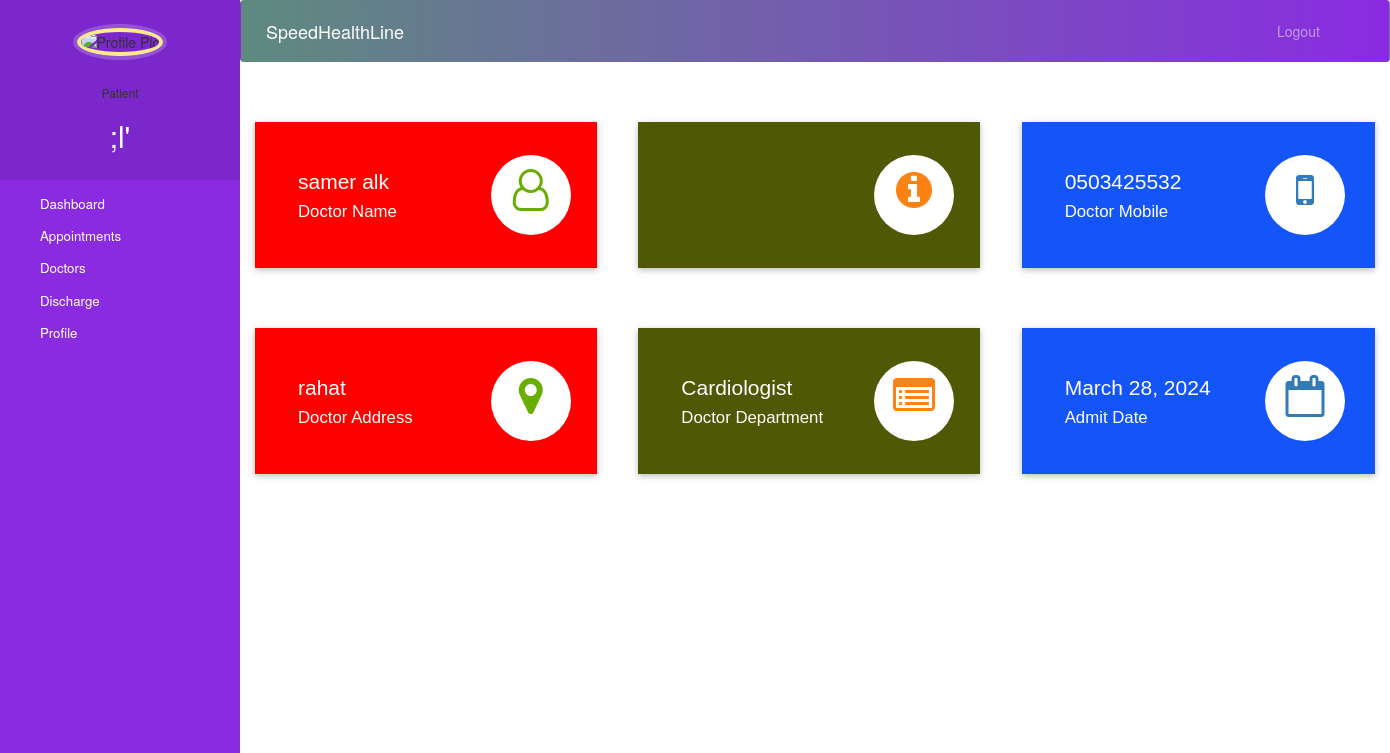
The page /patient-dashboard (signed in) on the database its author committed.
### core/models.py (models this page shows, shortened)
class Doctor(models.Model):
    user=models.OneToOneField(User,on_delete=models.CASCADE)
    profile_pic= models.ImageField(upload_to='profile_pic/DoctorProfilePic/',null=True,blank=True)
    address = models.CharField(max_length=40)
    mobile = models.CharField(max_length=20, null=False, default='0123456789')
    department= models.CharField(max_length=50,choices=departments,default='Cardiologist')
    status=models.BooleanField(default=True)
    @property
    def get_name(self):
        return self.user.first_name+" "+self.user.last_name

class Patient(models.Model):
    user=models.OneToOneField(User,on_delete=models.CASCADE)
    mobile = models.CharField(max_length=20,null=False)
    assignedDoctorId = models.PositiveIntegerField(null=True)
    admitDate=models.DateField(auto_now=True)
    status=models.BooleanField(default=True)
    address = models.CharField(max_length=255, default="", blank=True)

### core/views.py (the view)
# urls.py: path('patient-dashboard', patient_dashboard, name='patient-dashboard'),
@login_required(login_url='Userlogin')
@user_passes_test(is_patient)
def patient_dashboard(request):
    patient = models.Patient.objects.get(user_id=request.user.id)
    doctor = models.Doctor.objects.get(user_id=patient.assignedDoctorId)
    mydict = {
        'patient': patient,
        'doctorName': doctor.get_name,
        'doctorMobile': doctor.mobile,
        'doctorAddress': doctor.address,
        'doctorDepartment': doctor.department,
        'admitDate': patient.admitDate,
    }
    return render(request, 'patient_dashboard.html', context=mydict)

### core/views.py (called while the page is built)
def is_patient(user):
    return user.groups.filter(name='PATIENT').exists()

### templates/patient_dashboard.html
{% extends 'patient_base.html' %}
{% load static %}
{% block content %}
{%include 'patient_dashboard_cards.html'%}
<br><br><br><br>
{% endblock content %}

### templates/patient_base.html (shortened to what this page needs)
<!DOCTYPE html>
{% load static %}
<html lang="en">
<head>
  <link rel="stylesheet" href="https://stackpath.bootstrapcdn.com/bootstrap/4.3.1/css/bootstrap.min.css">
  <link rel="stylesheet" href="https://maxcdn.bootstrapcdn.com/font-awesome/4.7.0/css/font-awesome.min.css">
</head>
<body>
  <nav class="menu" tabindex="0">
    <header class="avatar">
      <img src="{% static patient.profile_pic.url %}" alt="Profile Pic" />
      <br><br>
      <h6>Patient</h6>
      <h2>{{request.user.first_name}}</h2>
    </header>
    <ul>
      <li tabindex="0" class="icon-dashboard"> <a style="color:white; text-decoration:none;" href="/patient-dashboard"><span>Dashboard</span></a> </li>
      <li tabindex="0" class="icon-calendar"> <a style="color:white; text-decoration:none;" href="/patient-appointment"><span>Appointments</span></a></li>
      <li tabindex="0" class="icon-users"> <a style="color:white; text-decoration:none;" href="/patient-doctor"><span>Doctors</span></a></li>
      <li tabindex="0" class="icon-users"> <a style="color:white; text-decoration:none;" href="/patient-discharge"><span>Discharge</span></a></li>
      <li tabindex="0" class="icon-calendar"> <a style="color:white; text-decoration:none;" href="/patient-profile"><span>Profile</span></a></li>
    </ul>
  </nav>
  <main>
    <div class="bs-example">
<nav class="navbar navbar-expand-md navbar-dark fixed-top" style="background: linear-gradient(to right, #5E8B7E, #8A2BE2);">        <a href="/patient-dashboard" class="navbar-brand">SpeedHealthLine</a>
        <div class="collapse navbar-collapse justify-content-between" id="navbarCollapse">
          <div class="navbar-nav" style=" margin-left: 90%;">
            <a href="/logout" class="nav-item nav-link">Logout</a>
          </div>
        </div>
      </nav>
    </div>
    <br><br>
    {% block content %}
    {% endblock content %}
    <br><br><br><br><br><br><br>
    <footer>
      <br>
      <div class="container">
        <div class="row">
          <div class="col-md-12 col-sm-12">
          </div>
        </div>
      </div>
    </footer>
  </main>
</body>
</html>

### templates/patient_dashboard_cards.html (shortened to what this page needs)
<!DOCTYPE html>
<html lang="en" dir="ltr">
<head>
  <link rel="stylesheet" href="https://maxcdn.bootstrapcdn.com/bootstrap/3.4.1/css/bootstrap.min.css">
  <link rel="stylesheet" href="https://cdnjs.cloudflare.com/ajax/libs/font-awesome/4.7.0/css/font-awesome.min.css">
</head>
<body>
  <div class="market-updates">
    <div class="col-md-4 market-update-gd">
      <div class="market-update-block clr-block-1">
        <div class="col-md-8 market-update-left">
          <h3>{{doctorName}}</h3>
          <h4>Doctor Name</h4>
        </div>
        <div class="col-md-4 market-update-right">
          <i class="fa fa-user-o"> </i>
        </div>
        <div class="clearfix"> </div>
      </div>
    </div>
    <div class="col-md-4 market-update-gd">
      <div class="market-update-block clr-block-2">
        <div class="col-md-8 market-update-left">
        </div>
        <div class="col-md-4 market-update-right">
          <i class="fa fa-info-circle"></i>
        </div>
        <div class="clearfix"> </div>
      </div>
    </div>
    <div class="col-md-4 market-update-gd">
      <div class="market-update-block clr-block-3">
        <div class="col-md-8 market-update-left">
          <h3>{{doctorMobile}}</h3>
          <h4>Doctor Mobile</h4>
        </div>
        <div class="col-md-4 market-update-right">
          <i class="fa fa-mobile" aria-hidden="true"></i>
        </div>
        <div class="clearfix"> </div>
      </div>
    </div>
  </div>
  <br><br><br>
  <div class="market-updates">
    <div class="col-md-4 market-update-gd">
      <div class="market-update-block clr-block-1">
        <div class="col-md-8 market-update-left">
          <h3>{{doctorAddress}}</h3>
          <h4>Doctor Address</h4>
        </div>
        <div class="col-md-4 market-update-right">
          <i class="fa fa-map-marker"> </i>
        </div>
        <div class="clearfix"> </div>
      </div>
    </div>
    <div class="col-md-4 market-update-gd">
      <div class="market-update-block clr-block-2">
        <div class="col-md-8 market-update-left">
          <h3>{{doctorDepartment}}</h3>
          <h4>Doctor Department</h4>
        </div>
        <div class="col-md-4 market-update-right">
          <i class="fa fa-list-alt"></i>
        </div>
        <div class="clearfix"> </div>
      </div>
    </div>
    <div class="col-md-4 market-update-gd">
      <div class="market-update-block clr-block-3">
        <div class="col-md-8 market-update-left">
          <h3>{{admitDate}}</h3>
          <h4>Admit Date</h4>
        </div>
        <div class="col-md-4 market-update-right">
          <i class="fa fa-calendar-o" aria-hidden="true"></i>
        </div>
        <div class="clearfix"> </div>
      </div>
    </div>
  </div>
</body>
</html>

### templates/patient_base.html (style rules this page uses)
a:link { text-decoration: none; color: #8a2be2; }
.fa { font-size: 23px; width: 60px; text-align: center; text-decoration: none; margin: 5px 2px; border-radius: 50%; }
body { padding-left: 240px; background-color: #f8f8ff; background-repeat: no-repeat; background-position: center center; background-attachment: fixed; background-size: cover; }
main { position: relative; height: 100vh; }
.menu { background: #8a2be2; height: 100vh; width: 240px; position: fixed; top: 0px; left: 0; z-index: 5; outline: none; }
.menu .avatar { background: rgba(0, 0, 0, 0.1); padding: 2em 0.5em; text-align: center; }
.menu .avatar img { width: 100px; border-radius: 50%; overflow: hidden; border: 4px solid #ffea92; box-shadow: 0 0 0 4px rgba(255, 255, 255, 0.2); }
.menu .avatar h2 { font-weight: normal; margin-bottom: 0; color: #fff; }
.menu ul { list-style: none; padding: 0.5em 0; margin: 0; }
.menu ul li { padding: 0.5em 1em 0.5em 3em; font-size: 0.95em; font-weight: lighter; background-repeat: no-repeat; background-position: left 15px center; background-size: auto 20px; transition: all 0.15s linear; cursor: pointer; color: #fff; }
.menu ul li.icon-dashboard { background-image: url("http://www.entypo.com/images//gauge.svg"); }
.menu ul li.icon-users { background-image: url("http://www.entypo.com/images//users.svg"); }
.menu ul li.icon-calendar { background-image: url("http://www.entypo.com/images//calendar.svg"); }

### templates/patient_dashboard_cards.html (style rules this page uses)
.market-update-block { padding: 2em 2em; background: #999; }
.market-update-block h3 { color: #fff; font-size: 1.5em; font-family: 'Carrois Gothic', sans-serif; }
.market-update-block h4 { font-size: 1.2em; color: #fff; margin: 0.3em 0em; font-family: 'Carrois Gothic', sans-serif; }
.market-update-block.clr-block-1 { background: #ff0000; margin-right: 0.8em; box-shadow: 0 2px 5px 0 rgba(0, 0, 0, 0.16), 0 2px 10px 0 rgba(0, 0, 0, 0.12); transition: 0.5s all; -webkit-transition: 0.5s all; -moz-transition: 0.5s all; -o-transition: 0.5s all; }
.market-update-block.clr-block-2 { background: #4f5905; margin-right: 0.8em; box-shadow: 0 2px 5px 0 rgba(0, 0, 0, 0.16), 0 2px 10px 0 rgba(0, 0, 0, 0.12); transition: 0.5s all; -webkit-transition: 0.5s all; -moz-transition: 0.5s all; -o-transition: 0.5s all; }
.market-update-block.clr-block-3 { background: #1355f9; box-shadow: 0 2px 5px 0 rgba(0, 0, 0, 0.16), 0 2px 10px 0 rgba(0, 0, 0, 0.12); transition: 0.5s all; -webkit-transition: 0.5s all; -moz-transition: 0.5s all; -o-transition: 0.5s all; }
.market-update-right i.fa.fa-user-o, i.fa.fa-map-marker { font-size: 3em; color: #68AE00; width: 80px; height: 80px; background: #fff; text-align: center; border-radius: 49px; -webkit-border-radius: 49px; -moz-border-radius: 49px; -o-border-radius: 49px; line-height: 1.7em; }
.market-update-right i.fa.fa-info-circle, i.fa.fa-list-alt { font-size: 3em; color: #FC8213; width: 80px; height: 80px; background: #fff; text-align: center; border-radius: 49px; -webkit-border-radius: 49px; -moz-border-radius: 49px; -o-border-radius: 49px; line-height: 1.7em; }
.market-update-right i.fa.fa-mobile, i.fa.fa-calendar-o { font-size: 3em; color: #337AB7; width: 80px; height: 80px; background: #fff; text-align: center; border-radius: 49px; -webkit-border-radius: 49px; -moz-border-radius: 49px; -o-border-radius: 49px; line-height: 1.7em; }
.market-update-left { padding: 0px; }

### rows shown on the page
Doctor: mobile "0503425532", address "rahat", department "Cardiologist"
Patient: admitDate "March 28, 2024"

### other values the page prints
{{ request.user.first_name }} ";l'"
{{ doctorName }} "samer alk"
